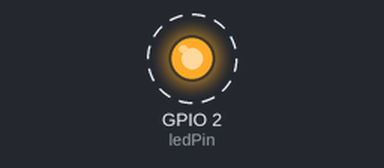
The sketch below on a simulated ESP32. Parts: output pins drawn as LEDs (lit = HIGH). Dashed ring = blinking. What the sketch prints to the serial monitor is not drawn.

Above: at 0.05 s.
Timing chart, 0 to 3.0 s (numbered marks = the images above):
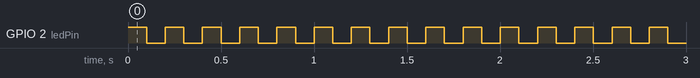

Measured:
- by itself, GPIO 2 (ledPin): alternates HIGH for 0.10 s and LOW for 0.10 s
- by itself, everything shown: repeats every 5.2 s, in 26 steps

The sketch:

esp-32_test_code.ino
```cpp
// Built-in LED pin (GPIO 2 for most ESP32 boards)
const int ledPin = 2;

void setup() {
  // Start Serial Monitor at 115200 baud
  Serial.begin(115200);

  // Configure LED pin as output
  pinMode(ledPin, OUTPUT);
}

void loop() {
  // Turn the LED ON
  digitalWrite(ledPin, HIGH);
  Serial.println("LED is ON");
  delay(100);  // Wait for 1 second

  // Turn the LED OFF
  digitalWrite(ledPin, LOW);
  Serial.println("LED is OFF");
  delay(100);  // Wait for 1 second
}
```
